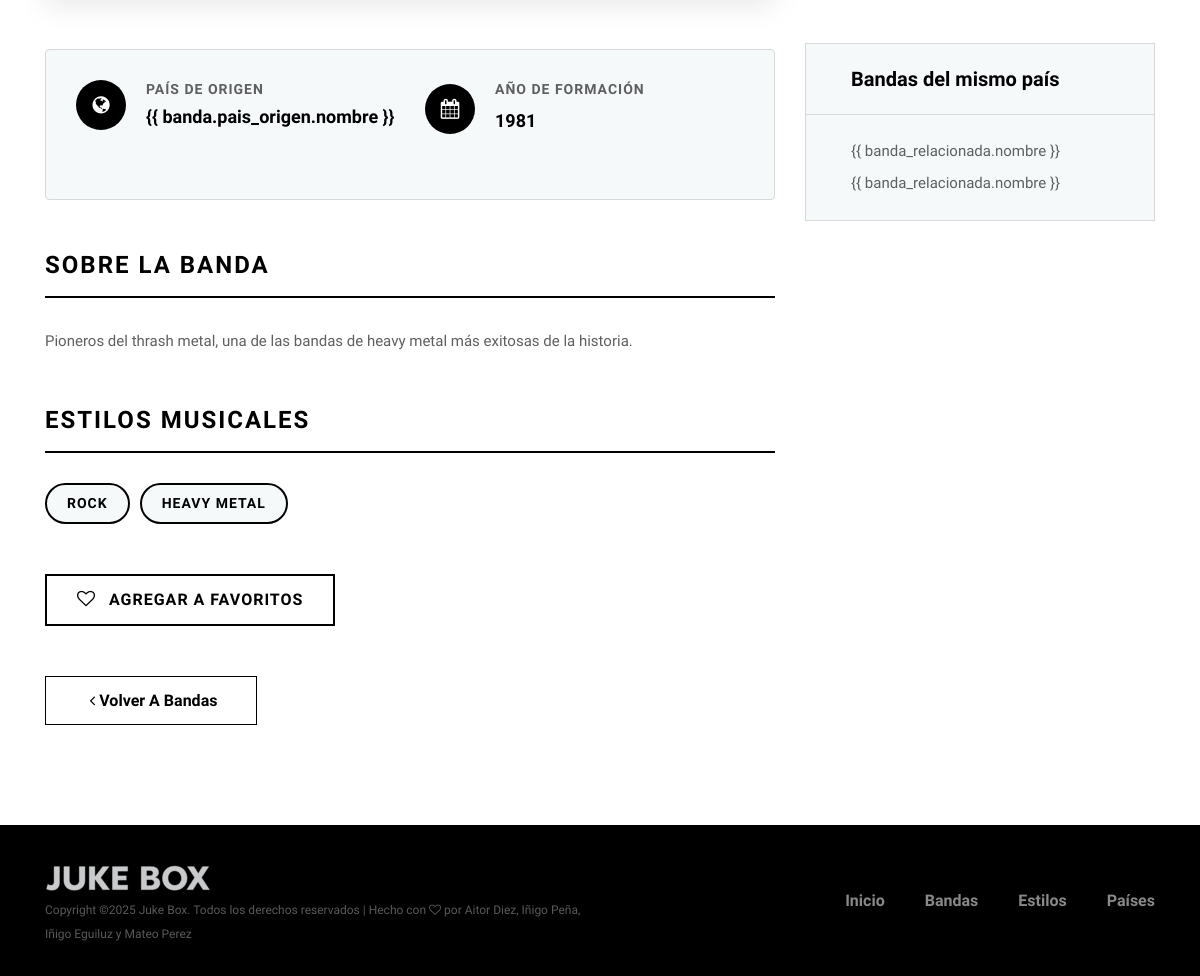
The app's page /banda/19/ (lower part), older data.
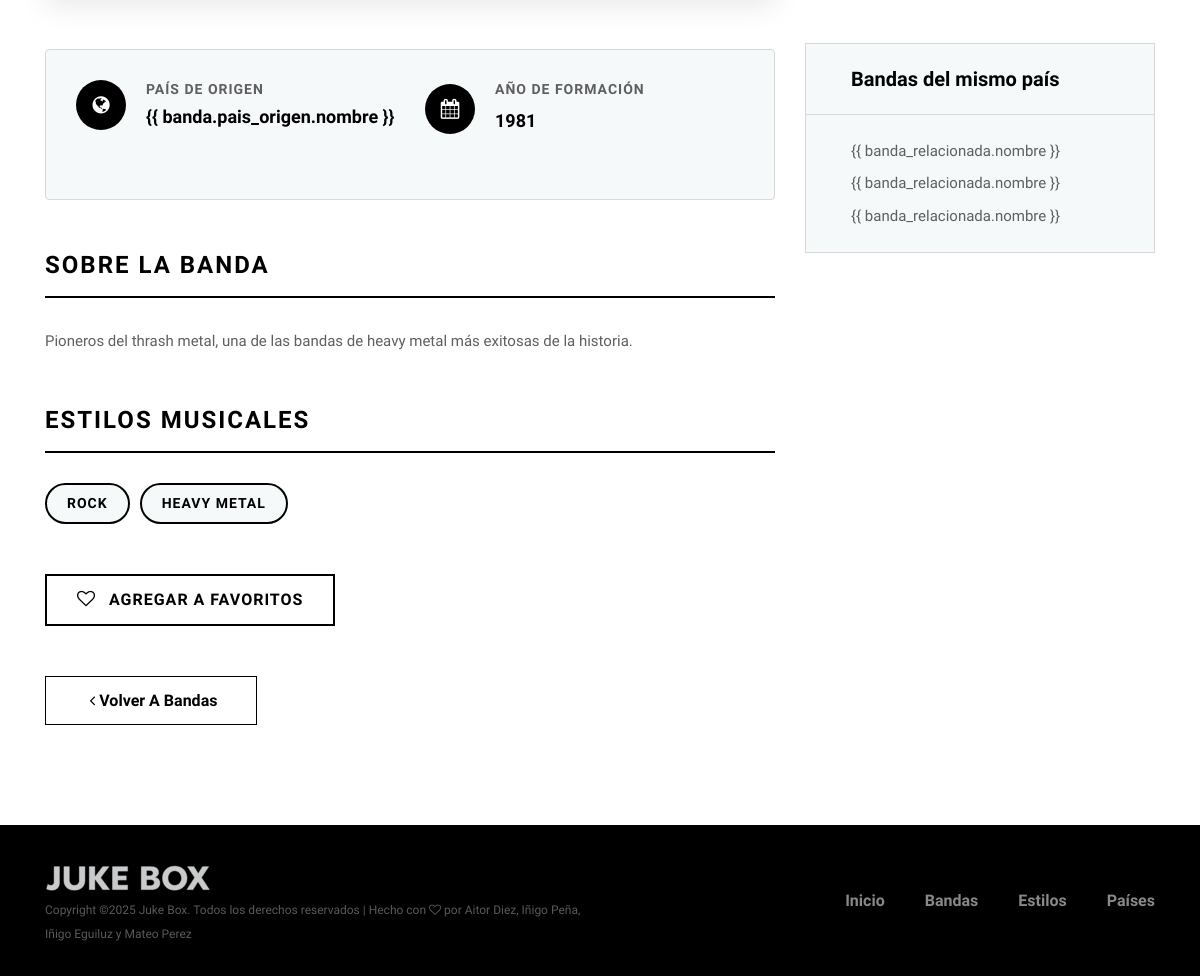
The same page, newer data.
### jukeBoxApp/models.py (models this page shows, shortened)
class EstiloMusical(models.Model):
    nombre = models.CharField(max_length=50)
    descripcion = models.TextField()
    imagen = models.ImageField(upload_to='estilos/', blank=True, null=True)

class Banda(models.Model):
    nombre = models.CharField(max_length=200)
    pais_origen = models.ForeignKey(Pais, on_delete=models.CASCADE)
    estilos = models.ManyToManyField(EstiloMusical)
    anio_formacion = models.IntegerField()
    descripcion = models.TextField()
    imagen = models.ImageField(upload_to='bandas/', blank=True, null=True)

### jukeBoxApp/views.py (the view)
# urls.py: path('banda/<int:pk>/', views.BandaDetailView.as_view(), name='banda_detalle'),
class BandaDetailView(DetailView):
    model = Banda
    template_name = 'jukeBoxApp/banda_detalle.html'
    context_object_name = 'banda'
    def get_context_data(self, **kwargs):
        context = super().get_context_data(**kwargs)
        context['canciones'] = self.object.canciones.all()[:3]  # Obtener las 3 canciones de la banda
        return context

### jukeBoxApp/templates/jukeBoxApp/banda_detalle.html (shortened to what the changed rows need)
{% extends "jukeBoxApp/base.html" %}
{% load static %}
{% load i18n %}
{% block content %}
<section class="band-details-area section-padding-100">
    <div class="container">
        <div class="row">
            <div class="col-12 col-lg-8">
                <div class="band-details-content">
                    <div class="band-styles mb-50">
                        <div class="styles-tags">
                            {% for estilo in banda.estilos.all %}
                            <a href="{% url 'estilo_detalle' estilo.id %}" class="style-tag">{{ estilo.nombre }}</a>
                            {% endfor %}
                        </div>
                    </div>
                </div>
            </div>
            <div class="col-12 col-lg-4">
                <div class="band-sidebar">
                    <div class="single-widget-area mb-30">
                        <div class="widget-content">
                            <ul>
                                {% for banda_relacionada in banda.pais_origen.banda_set.all|slice:":5" %}
                                {% if banda_relacionada.id != banda.id %}
                                <li><a href="{% url 'banda_detalle' banda_relacionada.id %}">{{ banda_relacionada.nombre
                                        }}</a></li>
                                {% endif %}
                                {% endfor %}
                            </ul>
                        </div>
                    </div>
                </div>
            </div>
        </div>
    </div>
</section>
{% endblock %}

Row changes from the older to the newer data that the page shows:
added Banda: shows "{{ banda_relacionada.nombre }}"
